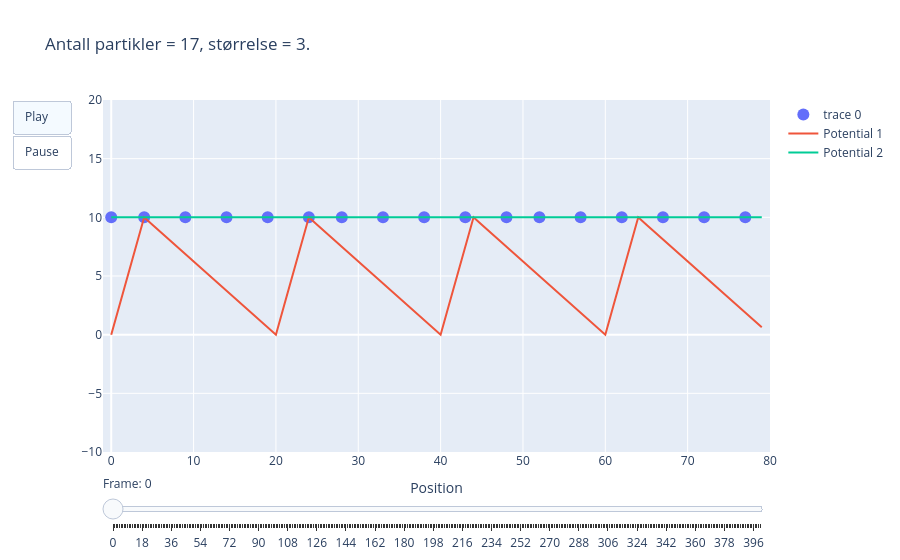

Notebook cell for this chart:
### Code cell
""" Kan endre på størrelse og antall partikler her."""
# params4a["Np"] = 0
# params4a["b"] = 1
plotPositions(params4a)
